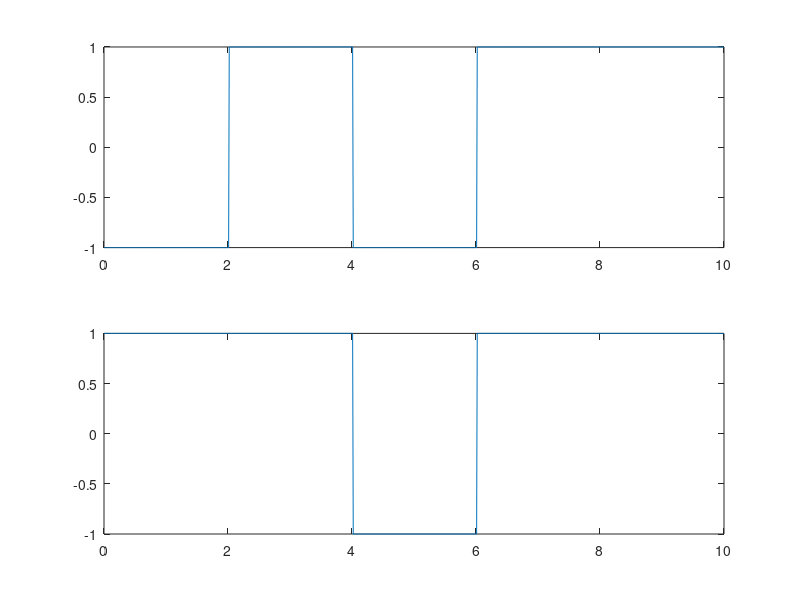
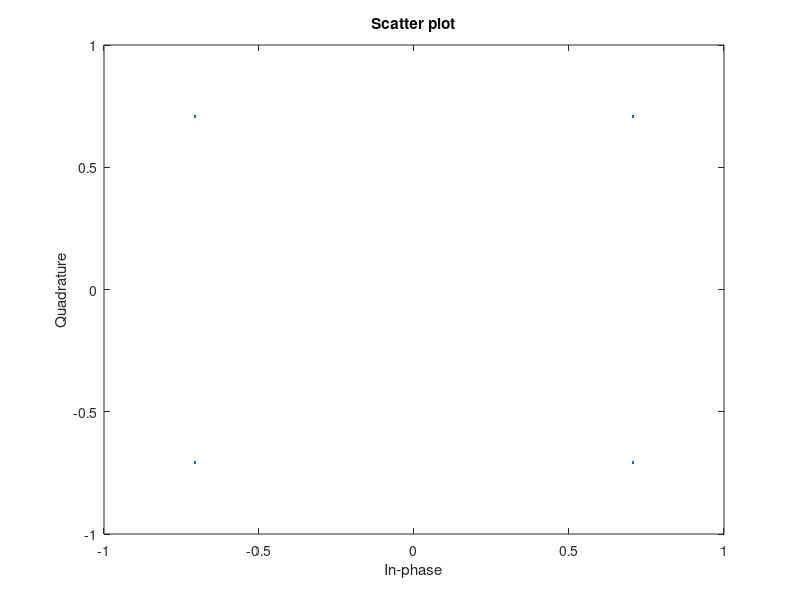
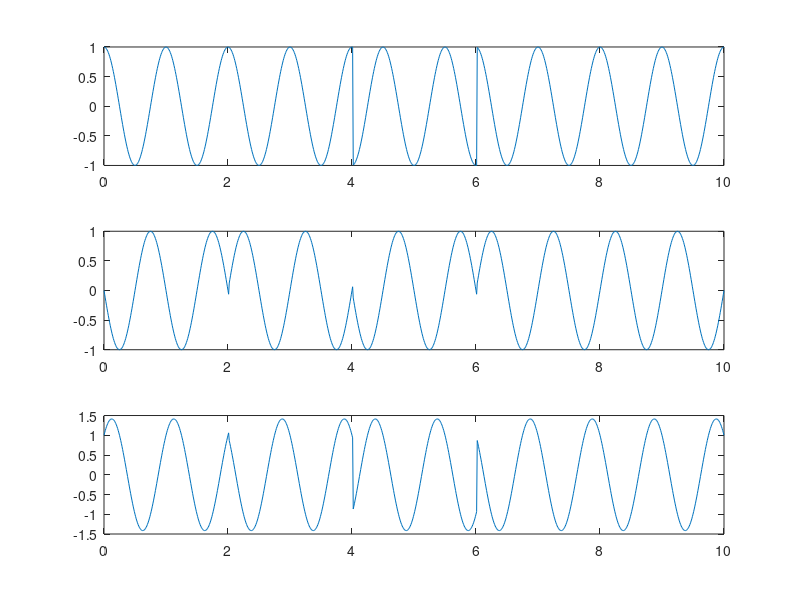

The MATLAB source for these figures, in order:
%qpsk
clc;
close all;
clear all;

N=10;
x=randi([0 1],1,N);

%mapping to polar

for i=1:length(x)
    if x(i)==0 
        p(i)=-1;
    else
        p(i)=1;
    end
end

%even odd split
even_seq=p(1:2:length(x));
odd_seq=p(2:2:length(x));

%NRZ polarsig gen
%pulse shape both the seq
%odd
i=1;
t=0:0.01:length(x);
m=2:2:length(x);%even seq gen
for j=1:length(t)
    if t(j)<=m(i)
        odd_ps(j)=odd_seq(i);
    else
         odd_ps(j)=odd_seq(i);
        i=i+1;
    end
end
%even
i=1;
for j=1:length(t)
    if t(j)<=m(i)
        even_ps(j)=even_seq(i);
    else
        even_ps(j)=even_seq(i);
        i=i+1;
    end
end
figure(1);
subplot(211);
plot(t,odd_ps);
subplot(212);
plot(t,even_ps);

%carrier signals cos and sine
fac=2;
normalize=sqrt(2/fac);
c1=normalize*cos(2*pi*1*t); %same freq , diff phases
c2=normalize*sin(2*pi*1*t);


%wave generation
%two dpsk sig gen by and multiply even with cq and odd with c2
r1=even_ps.*c1; % this is a dpsk sig
r2=odd_ps.*c2; % this is also a dpsk sig
%sub both for qpsk
qpsk_sig=r1-r2;

figure(3);
subplot(311);
plot(t,r1);
subplot(312);
plot(t,r2);
subplot(313);
plot(t,qpsk_sig);


scatterplot([-0.707,-0.707;-0.707,0.707;0.707,-0.707;0.707,0.707])
